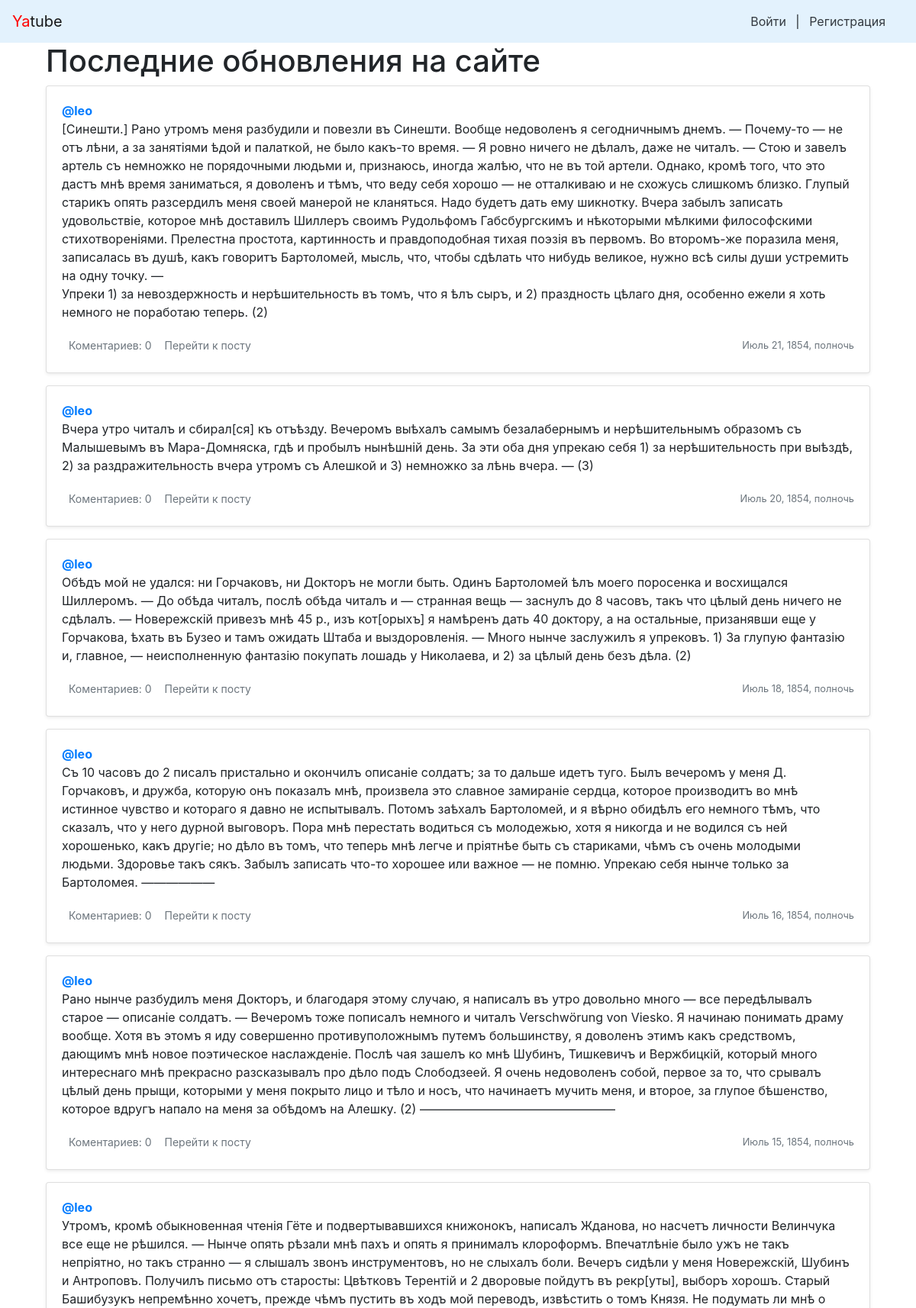
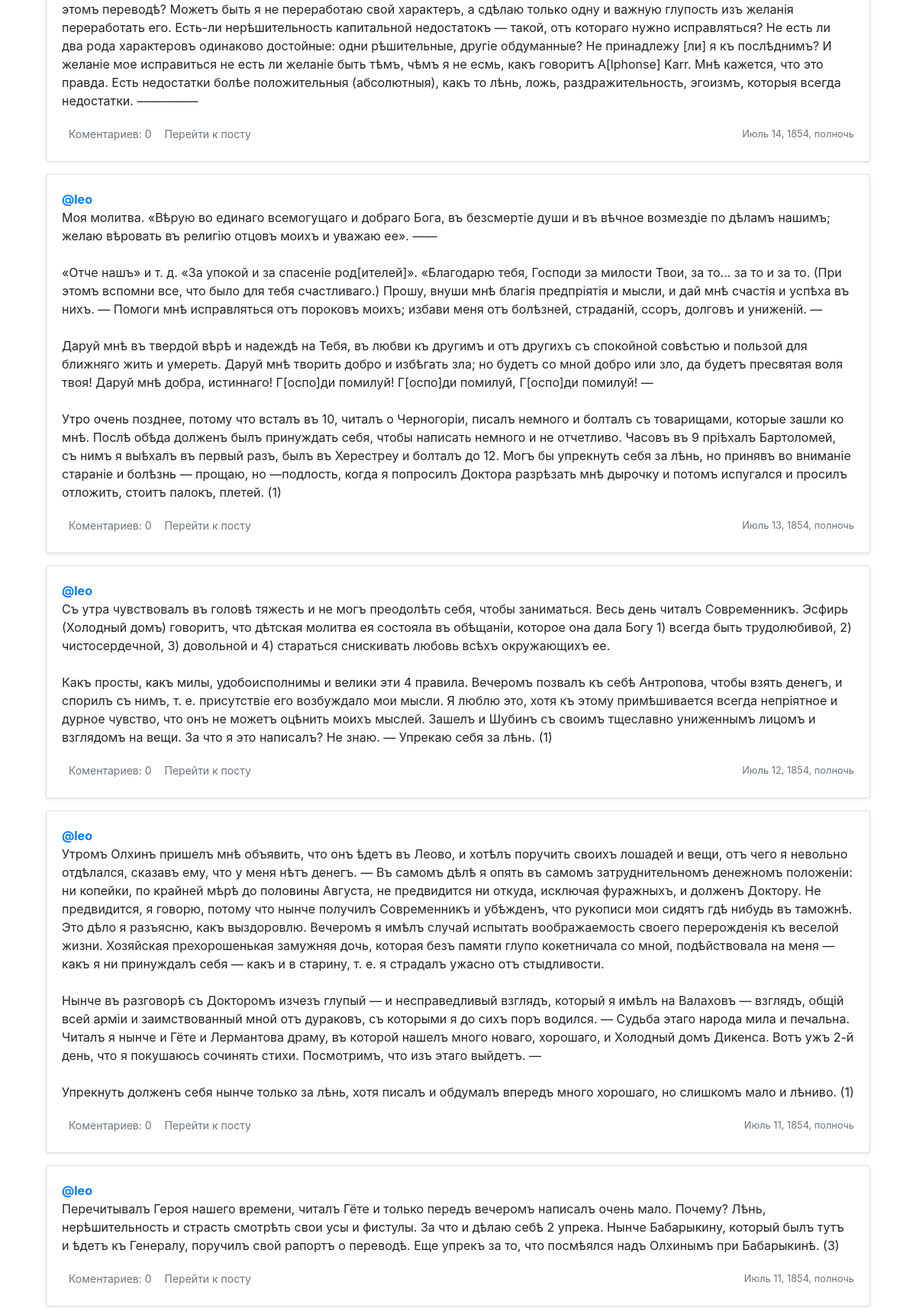
Screenshot of /?page=2 (upper part) with the database file from the repository (2 pictures, top to bottom).
### posts/models.py (models this page shows)
class Post(models.Model):
    class Meta():
        ordering = ['-pub_date', '-id']
    text = models.TextField(max_length=200)
    pub_date = models.DateTimeField("date published", auto_now_add=True)
    author = models.ForeignKey(User, on_delete=models.CASCADE, related_name="post")
    group = models.ForeignKey(Group, on_delete=models.SET_NULL, blank=True, null=True, related_name="post")
    image = models.ImageField(upload_to='posts/', blank=True, null=True)

### posts/views.py (the view)
# urls.py: path("", views.index, name="index"),
def index(request):
    post_list = get_cached_index_page()
    paginator = Paginator(post_list, 10)
    page_number = request.GET.get('page', 1)
    page = paginator.get_page(page_number)
    return render(
        request,
        'index.html',
        {'page': page, 'paginator': paginator}
    )

### posts/views.py (called while the page is built)
def get_cached_index_page():
    data = cache.get('index_page')
    if data is None:
        data = Post.objects.select_related('author', 'group').all()
        cache.set('index_page', data, 20)
    return data

### yatube/context_processors.py (called while the page is built)
def year(request):
    cur_year = dt.datetime.now().year
    return {'year' : cur_year}

### posts/templates/index.html (shortened to what this page needs)
{% extends "base.html" %}
{% block content %}
    <div class="container">
           <h1> Последние обновления на сайте</h1>
                {% for post in page %}
                    {% include "post_item.html" with post=post %}
                {% endfor %}
    </div>
{% endblock %}

### posts/templates/post_item.html (shortened to what this page needs)
<div class="card mb-3 mt-1 shadow-sm">
    {% load thumbnail %}
    <div class="card-body">
        <p class="card-text">
            <a name="post_{{ post.id }}" href="{% url 'profile' post.author.username %}">
                <strong class="d-block text-gray-dark">@{{ post.author }}</strong>
            </a>
            {{ post.text|linebreaksbr }}
        </p>
        <div class="d-flex justify-content-between align-items-center">
            <div class="btn-group ">
                <small class="btn btn-sm text-muted">Коментариев: {{ post.comments.count }}</small>
                {% if not is_post %}
                    <a class="btn btn-sm text-muted" href="{% url 'post' post.author.username post.id %}" role="button">
                        Перейти к посту
                    </a>
                {% endif %}
            </div>
            <small class="text-muted">{{ post.pub_date }}</small>
        </div>
    </div>
</div>

### rows the page displays
Post: author "leo", text "[Синешти.] Рано утромъ меня разбудили и повезли въ Синешти. Вообще недоволенъ я сегодничнымъ днемъ. — Почему-то — не отъ лѣни, а за занятіями ѣдой и палаткой, не было какъ-тο время. — Я ровно ничего не дѣлалъ, даже не читалъ. — Стою и завелъ артель съ немножко не порядочными людьми и, признаюсь, иногда жалѣю, что не въ той артели. Однако, кромѣ того, что это дастъ мнѣ время заниматься, я доволенъ и тѣмъ, что веду себя хорошо — не отталкиваю и не схожусь слишкомъ близко. Глупый старикъ опять разсердилъ меня своей манерой не кланяться. Надо будетъ дать ему шикнотку. Вчера забылъ записать удовольствіе, которое мнѣ доставилъ Шиллеръ своимъ Рудольфомъ Габсбургскимъ и нѣкоторыми мѣлкими…", comments.count "0", pub_date "Июль 21, 1854, полночь"
Post: author "leo", text "Вчера утро читалъ и сбирал[ся] къ отъѣзду. Вечеромъ выѣхалъ самымъ безалабернымъ и нерѣшительнымъ образомъ съ Малышевымъ въ Мара-Домняска, гдѣ и пробылъ нынѣшній день. За эти оба дня упрекаю себя 1) за нерѣшительность при выѣздѣ, 2) за раздражительность вчера утромъ съ Алешкой и 3) немножко за лѣнь вчера. — (3)", comments.count "0", pub_date "Июль 20, 1854, полночь"
Post: author "leo", text "Обѣдъ мой не удался: ни Горчаковъ, ни Докторъ не могли быть. Одинъ Бартоломей ѣлъ моего поросенка и восхищался Шиллеромъ. — До обѣда читалъ, послѣ обѣда читалъ и — странная вещь — заснулъ до 8 часовъ, такъ что цѣлый день ничего не сдѣлалъ. — Новережскій привезъ мнѣ 45 р., изъ кот[орыхъ] я намѣренъ дать 40 доктору, а на остальные, призанявши еще у Горчакова, ѣхать въ Бузео и тамъ ожидать Штаба и выздоровленія. — Много нынче заслужилъ я упрековъ. 1) За глупую фантазію и, главное, — неисполненную фантазію покупать лошадь у Николаева, и 2) за цѣлый день безъ дѣла. (2)", comments.count "0", pub_date "Июль 18, 1854, полночь"
Post: author "leo", text "Съ 10 часовъ до 2 писалъ пристально и окончилъ описаніе солдатъ; за то дальше идетъ туго. Былъ вечеромъ у меня Д. Горчаковъ, и дружба, которую онъ показалъ мнѣ, произвела это славное замираніе сердца, которое производитъ во мнѣ истинное чувство и котораго я давно не испытывалъ. Потомъ заѣхалъ Бартоломей, и я вѣрно обидѣлъ его немного тѣмъ, что сказалъ, что у него дурной выговоръ. Пора мнѣ перестать водиться съ молодежью, хотя я никогда и не водился съ ней хорошенько, какъ другіе; но дѣло въ томъ, что теперь мнѣ легче и пріятнѣе быть съ стариками, чѣмъ съ очень молодыми людьми. Здоровье такъ сякъ. Забылъ записать что-то хорошее или важное — не помню. Упрекаю себя нынче только за Бартоломея.…", comments.count "0", pub_date "Июль 16, 1854, полночь"
Post: author "leo", text "Рано нынче разбудилъ меня Докторъ, и благодаря этому случаю, я написалъ въ утро довольно много — все передѣлывалъ старое — описаніе солдатъ. — Вечеромъ тоже пописалъ немного и читалъ Verschwörung von Viesko. Я начинаю понимать драму вообще. Хотя въ этомъ я иду совершенно противуположнымъ путемъ большинству, я доволенъ этимъ какъ средствомъ, дающимъ мнѣ новое поэтическое наслажденіе. Послѣ чая зашелъ ко мнѣ Шубинъ, Тишкевичъ и Вержбицкій, который много интереснаго мнѣ прекрасно разсказывалъ про дѣло подъ Слободзеей. Я очень недоволенъ собой, первое за то, что срывалъ цѣлый день прыщи, которыми у меня покрыто лицо и тѣло и носъ, что начинаетъ мучить меня, и второе, за глупое бѣшенство,…", comments.count "0", pub_date "Июль 15, 1854, полночь"
Post: author "leo", text "Утромъ, кромѣ обыкновенная чтенія Гёте и подвертывавшихся книжонокъ, написалъ Жданова, но насчетъ личности Велинчука все еще не рѣшился. — Нынче опять рѣзали мнѣ пахъ и опять я принималъ клороформъ. Впечатлѣніе было ужъ не такъ непріятно, но такъ странно — я слышалъ звонъ инструментовъ, но не слыхалъ боли. Вечеръ сидѣли у меня Новережскій, Шубинъ и Антроповъ. Получилъ письмо отъ старосты: Цвѣтковъ Терентій и 2 дворовые пойдутъ въ рекр[уты], выборъ хорошъ. Старый Башибузукъ непремѣнно хочетъ, прежде чѣмъ пустить въ ходъ мой переводъ, извѣстить о томъ Князя. Не подумать ли мнѣ о этомъ переводѣ? Можетъ быть я не переработаю свой характеръ, a сдѣлаю только одну и важную глупость изъ желанія…", comments.count "0", pub_date "Июль 14, 1854, полночь"
Post: author "leo", text "Моя молитва. «Вѣрую во единаго всемогущаго и добраго Бога, въ безсмертіе души и въ вѣчное возмездіе по дѣламъ нашимъ; желаю вѣровать въ религію отцовъ моихъ и уважаю ее». —— «Отче нашъ» и т. д. «За упокой и за спасеніе род[ителей]». «Благодарю тебя, Господи за милости Твои, за то... за то и за то. (При этомъ вспомни все, что было для тебя счастливаго.) Прошу, внуши мнѣ благія предпріятія и мысли, и дай мнѣ счастія и успѣха въ нихъ. — Помоги мнѣ исправляться отъ пороковъ моихъ; избави меня отъ болѣзней, страданій, ссоръ, долговъ и униженій. — Даруй мнѣ въ твердой вѣрѣ и надеждѣ на Тебя, въ любви къ другимъ и отъ другихъ съ спокойной совѣстью и пользой для ближняго жить и умереть. Даруй мнѣ…", comments.count "0", pub_date "Июль 13, 1854, полночь"
Post: author "leo", text "Съ утра чувствовалъ въ головѣ тяжесть и не могъ преодолѣть себя, чтобы заниматься. Весь день читалъ Современникъ. Эсфирь (Холодный домъ) говоритъ, что дѣтская молитва ея состояла въ обѣщаніи, которое она дала Богу 1) всегда быть трудолюбивой, 2) чистосердечной, 3) довольной и 4) стараться снискивать любовь всѣхъ окружающихъ ее. Какъ просты, какъ милы, удобоисполнимы и велики эти 4 правила. Вечеромъ позвалъ къ себѣ Антропова, чтобы взять денегъ, и спорилъ съ нимъ, т. е. присутствіе его возбуждало мои мысли. Я люблю это, хотя къ этому примѣшивается всегда непріятное и дурное чувство, что онъ не можетъ оцѣнить моихъ мыслей. Зашелъ и Шубинъ съ своимъ тщеславно униженнымъ лицомъ и взглядомъ на…", comments.count "0", pub_date "Июль 12, 1854, полночь"
Post: author "leo", text "Утромъ Олхинъ пришелъ мнѣ объявить, что онъ ѣдетъ въ Леово, и хотѣлъ поручить своихъ лошадей и вещи, отъ чего я невольно отдѣлался, сказавъ ему, что у меня нѣтъ денегъ. — Въ самомъ дѣлѣ я опять въ самомъ затруднительномъ денежномъ положеніи: ни копейки, по крайней мѣрѣ до половины Августа, не предвидится ни откуда, исключая фуражныхъ, и долженъ Доктору. Не предвидится, я говорю, потому что нынче получилъ Современникъ и убѣжденъ, что рукописи мои сидятъ гдѣ нибудь въ таможнѣ. Это дѣло я разъясню, какъ выздоровлю. Вечеромъ я имѣлъ случай испытать воображаемость своего перерожденія къ веселой жизни. Хозяйская прехорошенькая замужняя дочь, которая безъ памяти глупо кокетничала со мной,…", comments.count "0", pub_date "Июль 11, 1854, полночь"
Post: author "leo", text "Перечитывалъ Героя нашего времени, читалъ Гёте и только передъ вечеромъ написалъ очень мало. Почему? Лѣнь, нерѣшительность и страсть смотрѣть свои усы и фистулы. За что и дѣлаю себѣ 2 упрека. Нынче Бабарыкину, который былъ тутъ и ѣдетъ къ Генералу, поручилъ свой рапортъ о переводѣ. Еще упрекъ за то, что посмѣялся надъ Олхинымъ при Бабарыкинѣ. (3)", comments.count "0", pub_date "Июль 11, 1854, полночь"
